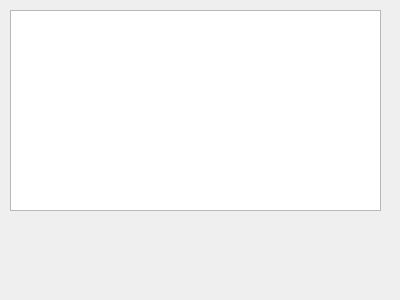
<?xml version="1.0" encoding="UTF-8"?>
<ui version="4.0">
 <class>WinA</class>
 <widget class="QWidget" name="WinA">
  <property name="geometry">
   <rect>
    <x>0</x>
    <y>0</y>
    <width>400</width>
    <height>300</height>
   </rect>
  </property>
  <property name="windowTitle">
   <string>Form</string>
  </property>
  <widget class="QTextEdit" name="textEdit">
   <property name="geometry">
    <rect>
     <x>10</x>
     <y>10</y>
     <width>371</width>
     <height>201</height>
    </rect>
   </property>
  </widget>
 </widget>
 <resources/>
 <connections/>
</ui>
